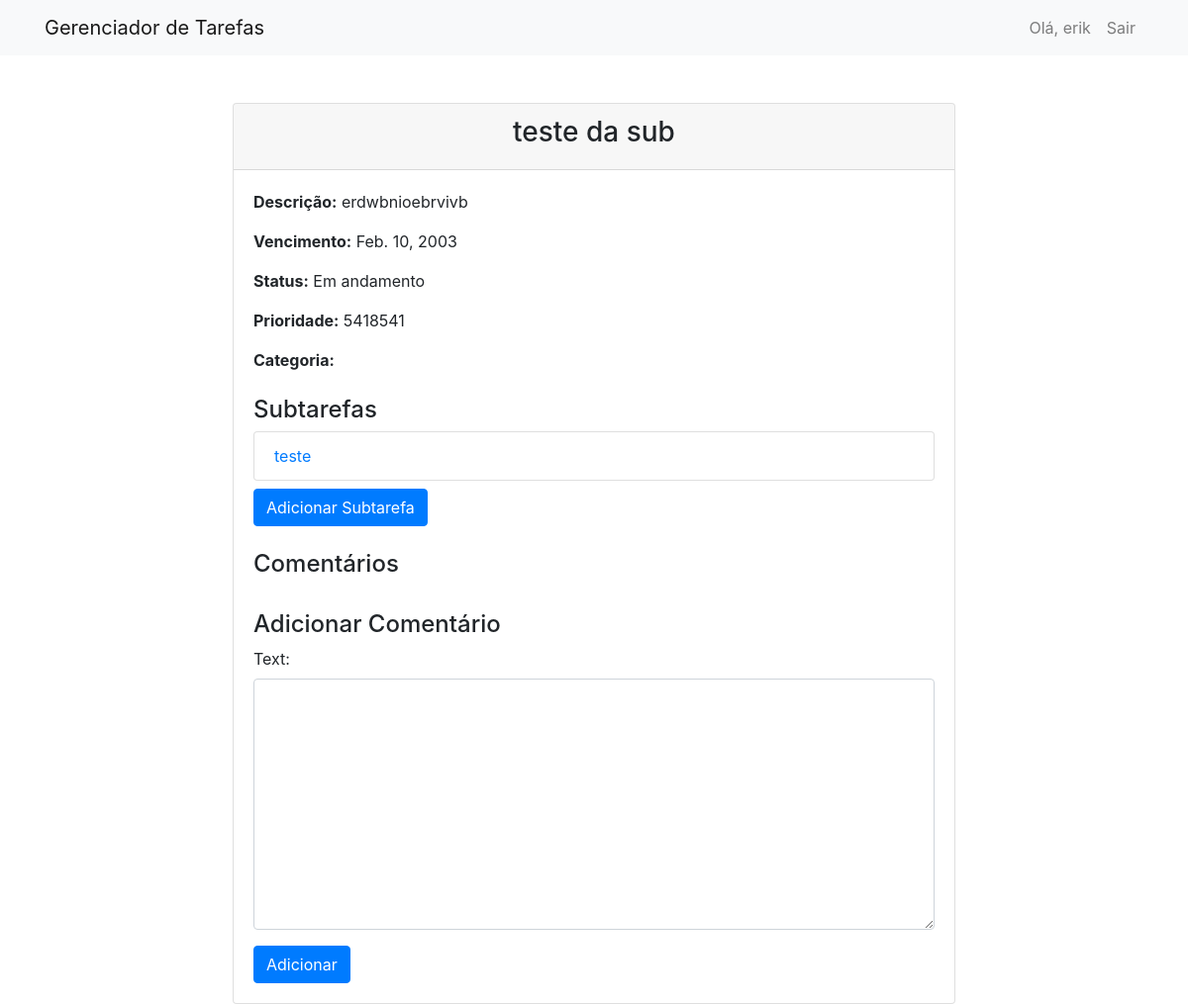
Page /tasks/4/ (signed in) on the committed database.
### tasks/models.py (models this page shows, shortened)
class Task(models.Model):
    STATUS_CHOICES = [
        ('P', 'Pendente'),
        ('E', 'Em andamento'),
        ('C', 'Concluída'),
    ]
    user = models.ForeignKey(User, on_delete=models.CASCADE)
    title = models.CharField(max_length=100)
    description = models.TextField()
    due_date = models.DateField()
    priority = models.IntegerField()
    status = models.CharField(max_length=1, choices=STATUS_CHOICES, default='P')
    category = models.ForeignKey('Category', on_delete=models.SET_NULL, null=True, blank=True)
    parent_task = models.ForeignKey('self', on_delete=models.CASCADE, null=True, blank=True, related_name='subtasks')

### tasks/views.py (the view)
# urls.py: path('<int:pk>/', views.task_detail, name='task_detail'),
@login_required
def task_detail(request, pk):
    task = get_object_or_404(Task, pk=pk, user=request.user)
    if request.method == 'POST':
        comment_form = CommentForm(request.POST)
        if comment_form.is_valid():
            comment = comment_form.save(commit=False)
            comment.task = task
            comment.user = request.user
            comment.save()
            return redirect('task_detail', pk=task.pk)
    else:
        comment_form = CommentForm()
    return render(request, 'tasks/task_detail.html', {'task': task, 'comment_form': comment_form})

### tasks/forms.py
class CommentForm(forms.ModelForm):
    class Meta:
        model = Comment
        fields = ['text']
        widgets = {
            'text': forms.Textarea(attrs={'class': 'form-control'}),
        }

### tasks/templates/tasks/task_detail.html (shortened to what this page needs)
{% extends "base.html" %}
{% block content %}
<div class="row justify-content-center">
    <div class="col-md-8">
        <div class="card">
            <div class="card-header">
                <h3 class="text-center">{{ task.title }}</h3>
            </div>
            <div class="card-body">
                <p><strong>Descrição:</strong> {{ task.description }}</p>
                <p><strong>Vencimento:</strong> {{ task.due_date }}</p>
                <p><strong>Status:</strong> {{ task.get_status_display }}</p>
                <p><strong>Prioridade:</strong> {{ task.priority }}</p>
                <p><strong>Categoria:</strong> {{ task.category.name }}</p>
                <h4 class="mt-4">Subtarefas</h4>
                <ul class="list-group">
                    {% for subtask in task.subtasks.all %}
                    <li class="list-group-item">
                        <a href="{% url 'task_detail' subtask.pk %}">{{ subtask.title }}</a>
                    </li>
                    {% endfor %}
                </ul>
                <a href="{% url 'task_create' %}?parent_task={{ task.pk }}" class="btn btn-primary mt-2">Adicionar Subtarefa</a>
                <h4 class="mt-4">Comentários</h4>
                <h4 class="mt-4">Adicionar Comentário</h4>
                <form method="post" class="mt-2">
                    {{ comment_form.as_p }}
                    <button type="submit" class="btn btn-primary">Adicionar</button>
                </form>
            </div>
        </div>
    </div>
</div>
{% endblock %}

### tasks/templates/base.html (shortened to what this page needs)
<!DOCTYPE html>
<html>
<head>
    <link href="https://maxcdn.bootstrapcdn.com/bootstrap/4.5.2/css/bootstrap.min.css" rel="stylesheet">
</head>
<body>
    <nav class="navbar navbar-expand-lg navbar-light bg-light fixed-top">
        <div class="container">
            <a class="navbar-brand" href="{% url 'task_list' %}">Gerenciador de Tarefas</a>
            <div class="collapse navbar-collapse" id="navbarResponsive">
                <ul class="navbar-nav ml-auto">
                    {% if user.is_authenticated %}
                        <li class="nav-item">
                            <a class="nav-link" href="#">Olá, {{ user.username }}</a>
                        </li>
                        <li class="nav-item">
                            <a class="nav-link" href="{% url 'logout' %}">Sair</a>
                        </li>
                    {% endif %}
                </ul>
            </div>
        </div>
    </nav>
    <div class="container mt-5">
        {% block content %}
        {% endblock %}
    </div>
</body>
</html>

### tasks/templates/base.html (style rules this page uses)
body { padding-top: 56px; }

### rows in the picture
Task: title "teste da sub", description "erdwbnioebrvivb", due_date "Feb. 10, 2003", status "Em andamento", priority "5418541"
Task: title "teste"

### other values in the picture
{{ user.username }} "erik"
